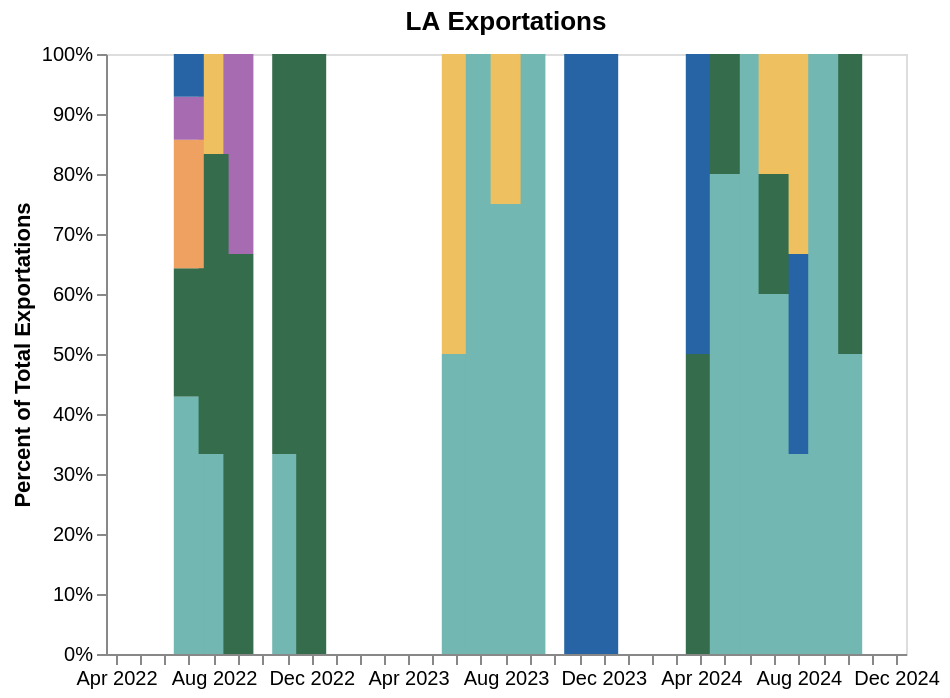

Notebook code for this chart:
### Code cell
chart

### Figure 1 — Vega-Lite specification as saved in the notebook (floating-point values rounded to 4 significant figures)
{"config": {"view": {"continuousWidth": 400, "continuousHeight": 300}}, "data": {"name": "data-5290403072e4ccfe62b3a91b66c8ca41"}, "mark": {"type": "bar", "interpolate": "monotone", "size": 15}, "encoding": {"color": {"field": "child_host", "legend": null, "scale": {"domain": ["Cook County", "Global", "Washington", "New York City", "North America", "Other California"], "range": ["#EEC060", "#2664A5", "#A76BB1", "#EEA160", "#356D4C", "#72b7b2"]}, "title": "Location", "type": "nominal"}, "x": {"axis": {"format": "%b %Y", "grid": false, "tickCount": "month", "title": null}, "field": "year-month", "scale": {"domain": ["2022-04", "2022-05", "2022-06", "2022-07", "2022-08", "2022-09", "2022-10", "2022-11", "2022-12", "2023-01", "2023-02", "2023-03", "2023-04", "2023-05", "2023-06", "2023-07", "2023-08", "2023-09", "2023-10", "2023-11", "2023-12", "2024-01", "2024-02", "2024-03", "2024-04", "2024-05", "2024-06", "2024-07", "2024-08", "2024-09", "2024-10", "2024-11", "2024-12"]}, "title": "", "type": "temporal"}, "y": {"axis": {"format": "%", "grid": false, "title": "Percent of Total Exportations"}, "field": "count", "stack": "normalize", "type": "quantitative"}}, "title": "LA Exportations", "transform": [{"aggregate": [{"op": "count", "as": "count"}], "groupby": ["child_host", "year-month", "parent_host"]}, {"filter": "(datum.parent_host === 'Los Angeles County')"}], "$schema": "https://vega.github.io/schema/vega-lite/v4.17.0.json", "datasets": {"data-5290403072e4ccfe62b3a91b66c8ca41": [{"type": "Los Angeles County-to-Cook County", "date": 2023.0, "parent_host": "Los Angeles County", "child_host": "Cook County", "calendar_date": "2022-08-13", "year-month": "2022-08"}, {"type": "Los Angeles County-to-Other California", "date": 2023.0, "parent_host": "Los Angeles County", "child_host": "Other California", "calendar_date": "2022-08-18", "year-month": "2022-08"}, {"type": "Los Angeles County-to-Other California", "date": 2023.0, "parent_host": "Los Angeles County", "child_host": "Other California", "calendar_date": "2022-11-18", "year-month": "2022-11"}, {"type": "Los Angeles County-to-North America", "date": 2023.0, "parent_host": "Los Angeles County", "child_host": "North America", "calendar_date": "2022-11-02", "year-month": "2022-11"}, {"type": "Los Angeles County-to-Washington", "date": 2023.0, "parent_host": "Los Angeles County", "child_host": "Washington", "calendar_date": "2022-09-17", "year-month": "2022-09"}, {"type": "Los Angeles County-to-Washington", "date": 2023.0, "parent_host": "Los Angeles County", "child_host": "Washington", "calendar_date": "2022-09-07", "year-month": "2022-09"}, {"type": "Los Angeles County-to-North America", "date": 2023.0, "parent_host": "Los Angeles County", "child_host": "North America", "calendar_date": "2022-09-04", "year-month": "2022-09"}, {"type": "Los Angeles County-to-North America", "date": 2023.0, "parent_host": "Los Angeles County", "child_host": "North America", "calendar_date": "2022-09-15", "year-month": "2022-09"}, {"type": "Los Angeles County-to-North America", "date": 2023.0, "parent_host": "Los Angeles County", "child_host": "North America", "calendar_date": "2022-09-05", "year-month": "2022-09"}, {"type": "Los Angeles County-to-North America", "date": 2023.0, "parent_host": "Los Angeles County", "child_host": "North America", "calendar_date": "2022-07-13", "year-month": "2022-07"}, {"type": "Los Angeles County-to-Other California", "date": 2023.0, "parent_host": "Los Angeles County", "child_host": "Other California", "calendar_date": "2022-07-14", "year-month": "2022-07"}, {"type": "Los Angeles County-to-North America", "date": 2023.0, "parent_host": "Los Angeles County", "child_host": "North America", "calendar_date": "2022-08-17", "year-month": "2022-08"}, {"type": "Los Angeles County-to-North America", "date": 2023.0, "parent_host": "Los Angeles County", "child_host": "North America", "calendar_date": "2022-08-03", "year-month": "2022-08"}, {"type": "Los Angeles County-to-North America", "date": 2023.0, "parent_host": "Los Angeles County", "child_host": "North America", "calendar_date": "2022-08-05", "year-month": "2022-08"}, {"type": "Los Angeles County-to-North America", "date": 2023.0, "parent_host": "Los Angeles County", "child_host": "North America", "calendar_date": "2022-11-05", "year-month": "2022-11"}, {"type": "Los Angeles County-to-New York City", "date": 2022.0, "parent_host": "Los Angeles County", "child_host": "New York City", "calendar_date": "2022-07-02", "year-month": "2022-07"}, {"type": "Los Angeles County-to-Washington", "date": 2022.0, "parent_host": "Los Angeles County", "child_host": "Washington", "calendar_date": "2022-07-01", "year-month": "2022-07"}, {"type": "Los Angeles County-to-Other California", "date": 2023.0, "parent_host": "Los Angeles County", "child_host": "Other California", "calendar_date": "2022-08-19", "year-month": "2022-08"}, {"type": "Los Angeles County-to-North America", "date": 2023.0, "parent_host": "Los Angeles County", "child_host": "North America", "calendar_date": "2022-09-30", "year-month": "2022-09"}, {"type": "Los Angeles County-to-Global", "date": 2024.0, "parent_host": "Los Angeles County", "child_host": "Global", "calendar_date": "2024-04-01", "year-month": "2024-04"}, {"type": "Los Angeles County-to-Other California", "date": 2024.0, "parent_host": "Los Angeles County", "child_host": "Other California", "calendar_date": "2024-06-22", "year-month": "2024-06"}, {"type": "Los Angeles County-to-Global", "date": 2025.0, "parent_host": "Los Angeles County", "child_host": "Global", "calendar_date": "2024-08-24", "year-month": "2024-08"}, {"type": "Los Angeles County-to-Global", "date": 2023.0, "parent_host": "Los Angeles County", "child_host": "Global", "calendar_date": "2022-07-06", "year-month": "2022-07"}, {"type": "Los Angeles County-to-Other California", "date": 2023.0, "parent_host": "Los Angeles County", "child_host": "Other California", "calendar_date": "2022-07-08", "year-month": "2022-07"}, {"type": "Los Angeles County-to-Other California", "date": 2023.0, "parent_host": "Los Angeles County", "child_host": "Other California", "calendar_date": "2022-07-12", "year-month": "2022-07"}, {"type": "Los Angeles County-to-North America", "date": 2023.0, "parent_host": "Los Angeles County", "child_host": "North America", "calendar_date": "2022-12-13", "year-month": "2022-12"}, {"type": "Los Angeles County-to-Other California", "date": 2023.0, "parent_host": "Los Angeles County", "child_host": "Other California", "calendar_date": "2022-07-11", "year-month": "2022-07"}, {"type": "Los Angeles County-to-New York City", "date": 2022.0, "parent_host": "Los Angeles County", "child_host": "New York City", "calendar_date": "2022-07-01", "year-month": "2022-07"}, {"type": "Los Angeles County-to-Other California", "date": 2023.0, "parent_host": "Los Angeles County", "child_host": "Other California", "calendar_date": "2022-07-15", "year-month": "2022-07"}, {"type": "Los Angeles County-to-Other California", "date": 2023.0, "parent_host": "Los Angeles County", "child_host": "Other California", "calendar_date": "2022-07-14", "year-month": "2022-07"}, {"type": "Los Angeles County-to-North America", "date": 2023.0, "parent_host": "Los Angeles County", "child_host": "North America", "calendar_date": "2022-07-13", "year-month": "2022-07"}, {"type": "Los Angeles County-to-North America", "date": 2023.0, "parent_host": "Los Angeles County", "child_host": "North America", "calendar_date": "2022-07-04", "year-month": "2022-07"}, {"type": "Los Angeles County-to-New York City", "date": 2023.0, "parent_host": "Los Angeles County", "child_host": "New York City", "calendar_date": "2022-07-13", "year-month": "2022-07"}, {"type": "Los Angeles County-to-Other California", "date": 2025.0, "parent_host": "Los Angeles County", "child_host": "Other California", "calendar_date": "2024-07-27", "year-month": "2024-07"}, {"type": "Los Angeles County-to-Cook County", "date": 2025.0, "parent_host": "Los Angeles County", "child_host": "Cook County", "calendar_date": "2024-08-19", "year-month": "2024-08"}, {"type": "Los Angeles County-to-Cook County", "date": 2025.0, "parent_host": "Los Angeles County", "child_host": "Cook County", "calendar_date": "2024-07-12", "year-month": "2024-07"}, {"type": "Los Angeles County-to-Cook County", "date": 2023.0, "parent_host": "Los Angeles County", "child_host": "Cook County", "calendar_date": "2023-06-18", "year-month": "2023-06"}, {"type": "Los Angeles County-to-Other California", "date": 2023.0, "parent_host": "Los Angeles County", "child_host": "Other California", "calendar_date": "2023-06-19", "year-month": "2023-06"}, {"type": "Los Angeles County-to-Other California", "date": 2024.0, "parent_host": "Los Angeles County", "child_host": "Other California", "calendar_date": "2023-07-27", "year-month": "2023-07"}, {"type": "Los Angeles County-to-Other California", "date": 2024.0, "parent_host": "Los Angeles County", "child_host": "Other California", "calendar_date": "2023-08-17", "year-month": "2023-08"}, {"type": "Los Angeles County-to-Other California", "date": 2024.0, "parent_host": "Los Angeles County", "child_host": "Other California", "calendar_date": "2023-08-08", "year-month": "2023-08"}, {"type": "Los Angeles County-to-Other California", "date": 2024.0, "parent_host": "Los Angeles County", "child_host": "Other California", "calendar_date": "2023-09-10", "year-month": "2023-09"}, {"type": "Los Angeles County-to-Cook County", "date": 2024.0, "parent_host": "Los Angeles County", "child_host": "Cook County", "calendar_date": "2023-08-10", "year-month": "2023-08"}, {"type": "Los Angeles County-to-Other California", "date": 2024.0, "parent_host": "Los Angeles County", "child_host": "Other California", "calendar_date": "2023-08-05", "year-month": "2023-08"}, {"type": "Los Angeles County-to-North America", "date": 2024.0, "parent_host": "Los Angeles County", "child_host": "North America", "calendar_date": "2024-04-16", "year-month": "2024-04"}, {"type": "Los Angeles County-to-North America", "date": 2025.0, "parent_host": "Los Angeles County", "child_host": "North America", "calendar_date": "2024-07-28", "year-month": "2024-07"}, {"type": "Los Angeles County-to-Global", "date": 2024.0, "parent_host": "Los Angeles County", "child_host": "Global", "calendar_date": "2023-12-25", "year-month": "2023-12"}, {"type": "Los Angeles County-to-Global", "date": 2024.0, "parent_host": "Los Angeles County", "child_host": "Global", "calendar_date": "2023-11-06", "year-month": "2023-11"}, {"type": "Los Angeles County-to-Other California", "date": 2024.0, "parent_host": "Los Angeles County", "child_host": "Other California", "calendar_date": "2024-05-22", "year-month": "2024-05"}, {"type": "Los Angeles County-to-Other California", "date": 2024.0, "parent_host": "Los Angeles County", "child_host": "Other California", "calendar_date": "2024-06-06", "year-month": "2024-06"}, {"type": "Los Angeles County-to-Other California", "date": 2025.0, "parent_host": "Los Angeles County", "child_host": "Other California", "calendar_date": "2024-08-26", "year-month": "2024-08"}, {"type": "Los Angeles County-to-Other California", "date": 2024.0, "parent_host": "Los Angeles County", "child_host": "Other California", "calendar_date": "2024-05-13", "year-month": "2024-05"}, {"type": "Los Angeles County-to-Other California", "date": 2024.0, "parent_host": "Los Angeles County", "child_host": "Other California", "calendar_date": "2024-05-26", "year-month": "2024-05"}, {"type": "Los Angeles County-to-Other California", "date": 2024.0, "parent_host": "Los Angeles County", "child_host": "Other California", "calendar_date": "2024-05-18", "year-month": "2024-05"}, {"type": "Los Angeles County-to-North America", "date": 2024.0, "parent_host": "Los Angeles County", "child_host": "North America", "calendar_date": "2024-05-13", "year-month": "2024-05"}, {"type": "Los Angeles County-to-Other California", "date": 2025.0, "parent_host": "Los Angeles County", "child_host": "Other California", "calendar_date": "2024-07-30", "year-month": "2024-07"}, {"type": "Los Angeles County-to-North America", "date": 2025.0, "parent_host": "Los Angeles County", "child_host": "North America", "calendar_date": "2024-10-05", "year-month": "2024-10"}, {"type": "Los Angeles County-to-Other California", "date": 2025.0, "parent_host": "Los Angeles County", "child_host": "Other California", "calendar_date": "2024-10-03", "year-month": "2024-10"}, {"type": "Los Angeles County-to-Other California", "date": 2025.0, "parent_host": "Los Angeles County", "child_host": "Other California", "calendar_date": "2024-09-28", "year-month": "2024-09"}, {"type": "Los Angeles County-to-Other California", "date": 2025.0, "parent_host": "Los Angeles County", "child_host": "Other California", "calendar_date": "2024-07-30", "year-month": "2024-07"}]}}
